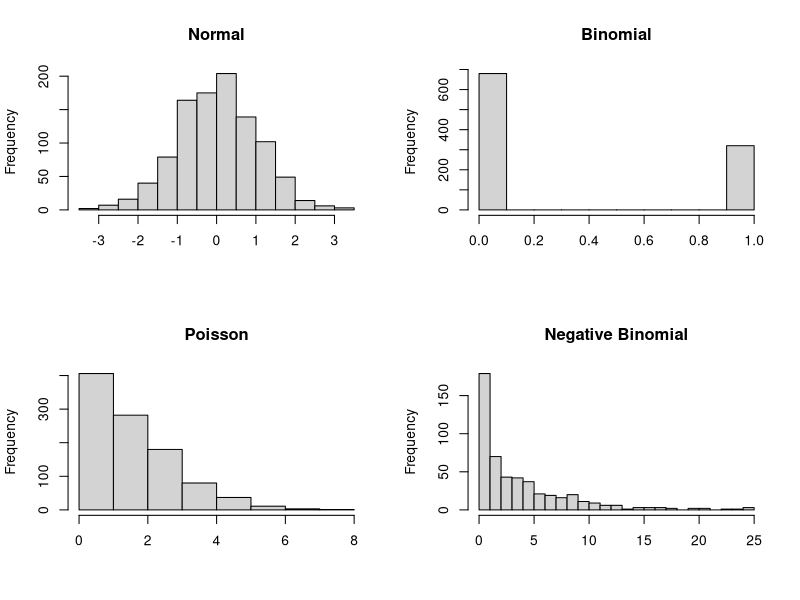
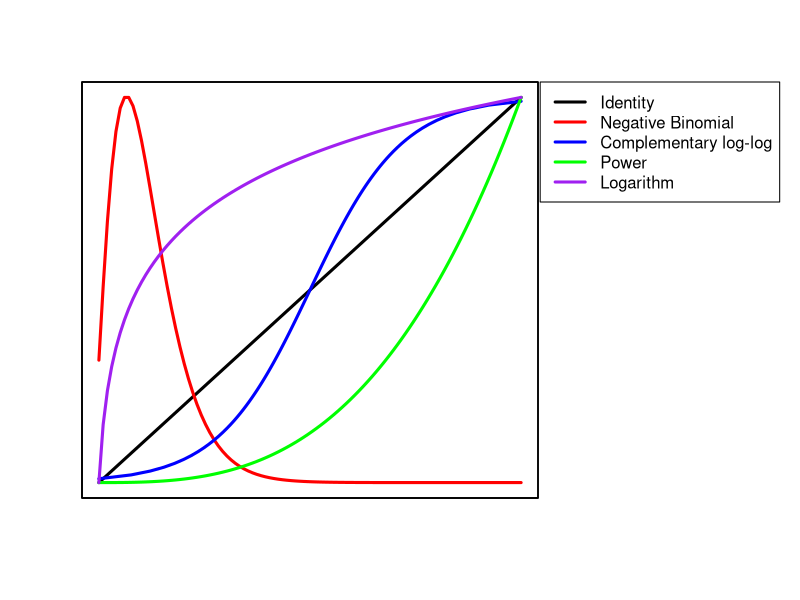
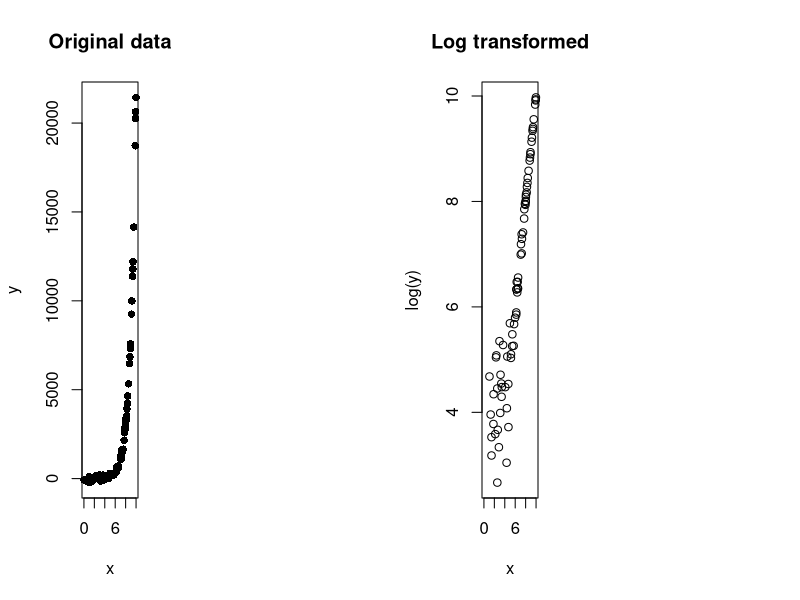
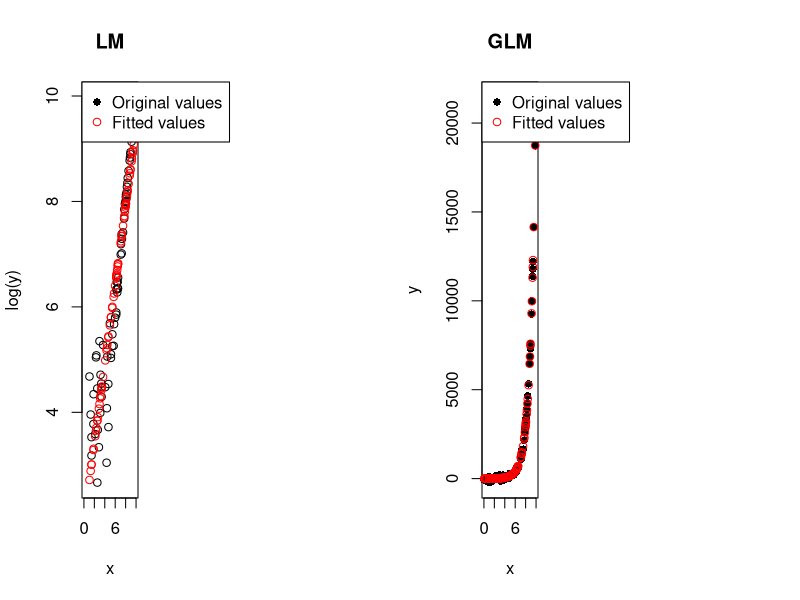
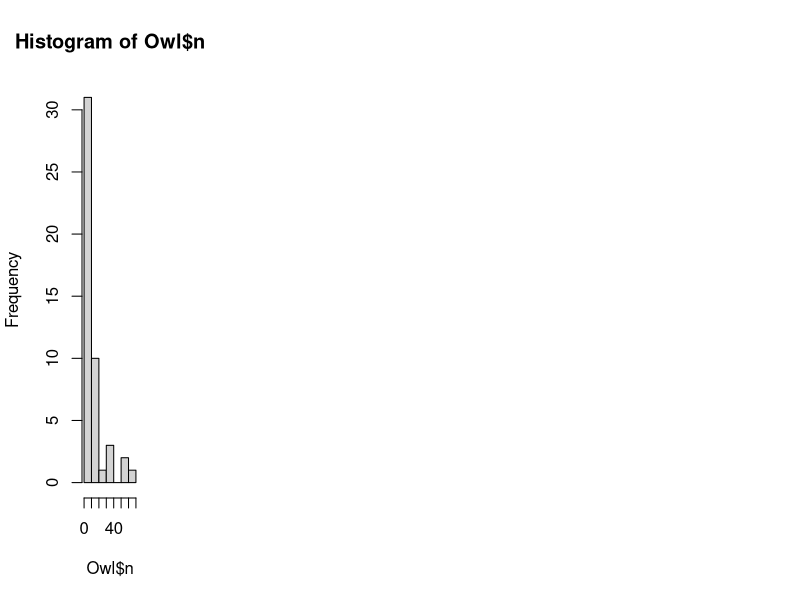
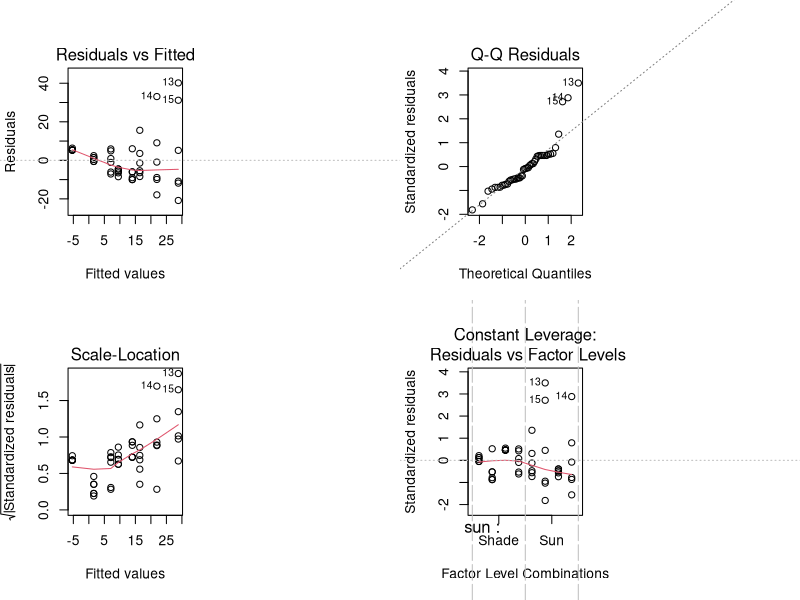
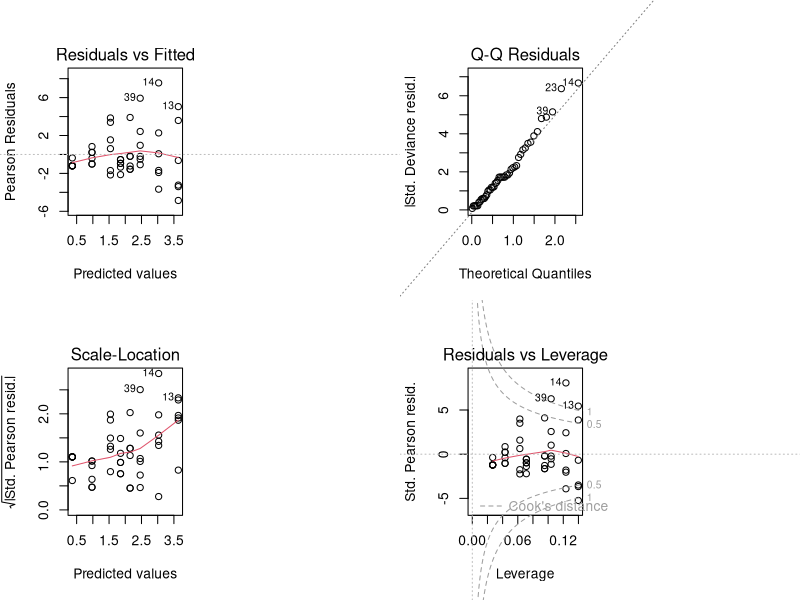
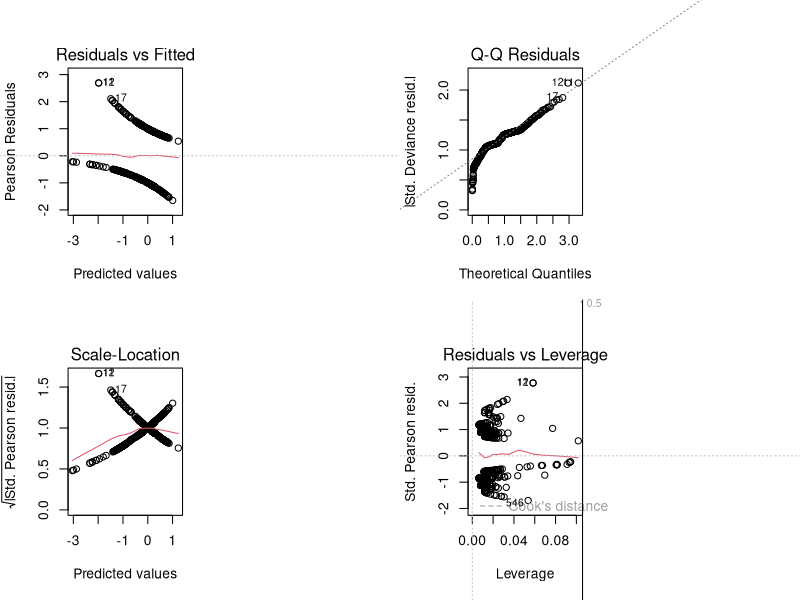

Source code (R) for these figures, in order:
## ---- chunk 1

par(mfrow = c(2,2))
normal <- rnorm(1000)
hist(normal, main = 'Normal', xlab = NULL)

binom <- rbinom(1000, 1, 0.3)
hist(binom, main = 'Binomial', xlab = NULL)

pois <- rpois(1000, 2)
hist(pois, breaks = 9, main = 'Poisson', xlab = NULL)

negbim <- rnbinom(500, mu = 4, size = 1)
hist(negbim, breaks = 20, main = 'Negative Binomial', xlab = NULL)

## ---- chunk 2
par(mfrow = c(1,1))
x <- 1:100
p <- seq(0, 1, 0.01)
Power <- x^3
Logarithm <- log(x)
loglog <- log(p/(1-p))
negbimdis <- dnbinom(x, 3, 0.2)

par(mar=c(5.1, 4.1, 4.1, 13.1), xpd=TRUE)
plot(x, x, type = 'l', lwd = 3, ylab = '', xlab = '', xaxt='n', yaxt='n', bty='L')
par(new=TRUE)
plot(x, negbimdis, type = 'l', lwd = 3, col = 'red', ylab = '', xlab = '', xaxt='n', yaxt='n')
par(new=TRUE)
plot(loglog, p, type = 'l', lwd = 3, col = 'blue', ylab = '', xlab = '', xaxt='n', yaxt='n')
par(new=TRUE)
plot(x, Power, type = 'l', lwd = 3, col = 'green', ylab = '', xlab = '', xaxt='n', yaxt='n')
par(new=TRUE)
plot(x, Logarithm, type = 'l', lwd = 3, col = 'purple', ylab = '', xlab = '', xaxt='n', yaxt='n')
legend(x = 'topright', inset=c(-0.53,0), legend = c('Identity', 'Negative Binomial', 'Complementary log-log', 'Power', 'Logarithm'), col = c('black', 'red', 'blue', 'green', 'purple'), lwd = 3)

## ---- chunk 3
x <- runif(100, 0, 10)
y <- exp(x) + rnorm(length(x), mean = 0, sd = 100)
par(mfrow = c(1,2))
plot(x, y, pch = 16, main = 'Original data')
plot(x, log(y), main = 'Log transformed')
## ---- chunk 4
model1 <- lm(log(y)~x)
model2 <- glm(y~x, family = gaussian (link = "log"), start=c(1, 1))
## ---- chunk 5
par(mfrow = c(1,2))

plot(x, log(y), main = 'LM')
fitedx <- x[as.numeric(names(model1$fitted.values))]
points(fitedx, model1$fitted.values, col = 'red')
legend(x = 'topleft', legend = c('Original values','Fitted values'), pch = c(16, 1), col = c('black','red'))

plot(x, y, pch = 16, main = 'GLM')
points(x, model2$fitted.values, col = 'red')
legend(x = 'topleft', legend = c('Original values','Fitted values'), pch = c(16, 1), col = c('black','red'))
## ---- chunk 6
Owl <- read.csv('lizards.txt', sep = "\t")
head(Owl)
## ---- chunk 7
hist(Owl$n)
## ---- chunk 8
OwlModelLM <- lm(n ~ sun + height + species, data = Owl)

OwlModel <- glm(n ~ sun + height + species, family = poisson (link = log), data = Owl)
## ---- chunk 9
par(mfrow = c(2,2))
plot(OwlModelLM)
## ---- chunk 10
par(mfrow = c(2,2))
plot(OwlModel)
## ---- chunk 11
OwlModel$deviance / OwlModel$df.residual
## ---- chunk 12
(OwlModel$null.deviance - OwlModel$deviance) / OwlModel$null.deviance
## ---- chunk 13

summary(OwlModel)

## ---- chunk 14

Boar <- read.csv('Boar.csv')

head(Boar)
## ---- chunk 15
summary(Boar)
## ---- chunk 16
LogitBoarModel <- glm(Tb ~ sex * age * length, family = binomial (link = logit), data = Boar)
## ---- chunk 17
AIC(LogitBoarModel)
(LogitBoarModel$null.deviance - LogitBoarModel$deviance) / LogitBoarModel$null.deviance
## ---- chunk 18
par(mfrow = c(2,2))
plot(LogitBoarModel)
## ---- chunk 19
probitBoarModel <- glm(Tb ~ sex * age * length, family = binomial (link = probit), data = Boar)

cauchitBoarModel <- glm(Tb ~ sex * age * length, family = binomial (link = cauchit), data = Boar)

logBoarModel <- glm(Tb ~ sex * age * length, family = binomial (link = log), data = Boar)

cloglogBoarModel <- glm(Tb ~ sex * age * length, family = binomial (link = cloglog), data = Boar)

AIC(LogitBoarModel, probitBoarModel, cauchitBoarModel, logBoarModel, cloglogBoarModel)
